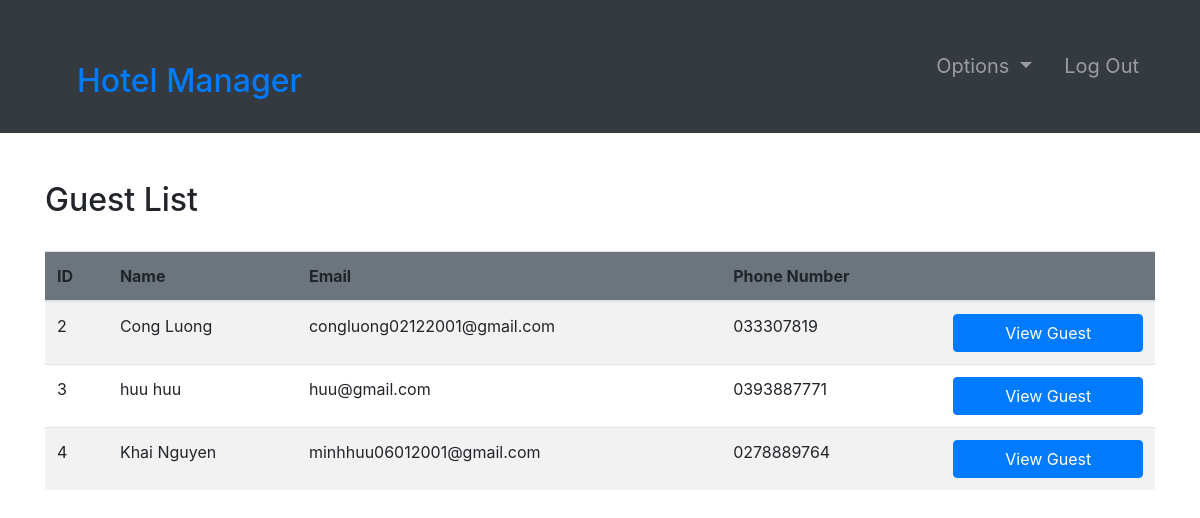
The page /guests/ (signed in) on the database as committed earlier.
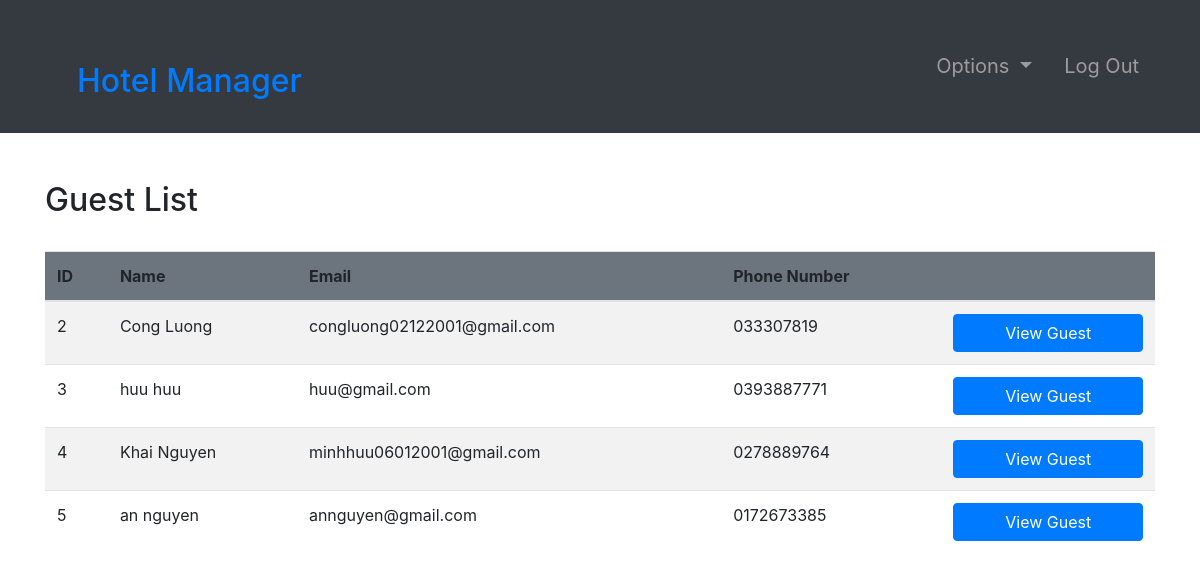
The same page on the database as committed later.
### accounts/models.py (models this page shows, shortened)
class Guest(models.Model):
    user = models.OneToOneField(User, null=True, on_delete=models.CASCADE)
    phoneNumber = PhoneNumberField(unique=True)

### accounts/views.py (the view)
# urls.py: path('guests/', guests, name="guests"),
@login_required(login_url='login')
def guests(request):
    role = str(request.user.groups.all()[0])
    path = role + "/"
    guests = Guest.objects.all()
    context = {
        "role": role,
        "guests": guests,
    }
    return render(request, path + "guests.html", context)

### Templates/admin/guests.html
{% extends '../index.html' %}
{% block context %}
{% include '../common_pages/guests.html' %}
{% endblock %}

### Templates/common_pages/guests.html (shortened to what this page needs)
<div class="container py-5">
    <div class="table-header row">
        <div class="col-sm-12 col-md-12 col-lg-5 mb-4">
            <h2>Guest List</h2>
        </div>
    </div>
    <table class="table table-hover table-striped">
        <thead class="bg-secondary rounded">
            <tr>
                <form action="" method="POST">
                    <th>ID </th>
                    <th>Name</th>
                    <th>Email</th>
                    <th>Phone Number</th>
                    <th></th>
                </form>
            </tr>
        </thead>
        <tbody>
            {% for g in guests %}
            <tr>
                <td>{{g.user.id}}</td>
                <td>{{g.user.first_name}} {{g.user.last_name}}</td>
                <td>{{g.user.email}}</td>
                <td>{{g.phoneNumber}}</td>
                <td> <a href="{% url 'guest-profile' g.user.id %}" class="btn btn-primary w-100">View&nbsp;Guest</a>
                </td>
            </tr>
            {% endfor %}
        </tbody>
    </table>
</div>

Rows that differ between the two databases and show on the page:
added Guest: user.id "5", user.first_name "an", user.last_name "nguyen", user.email "annguyen@gmail.com", phoneNumber "0172673385"
